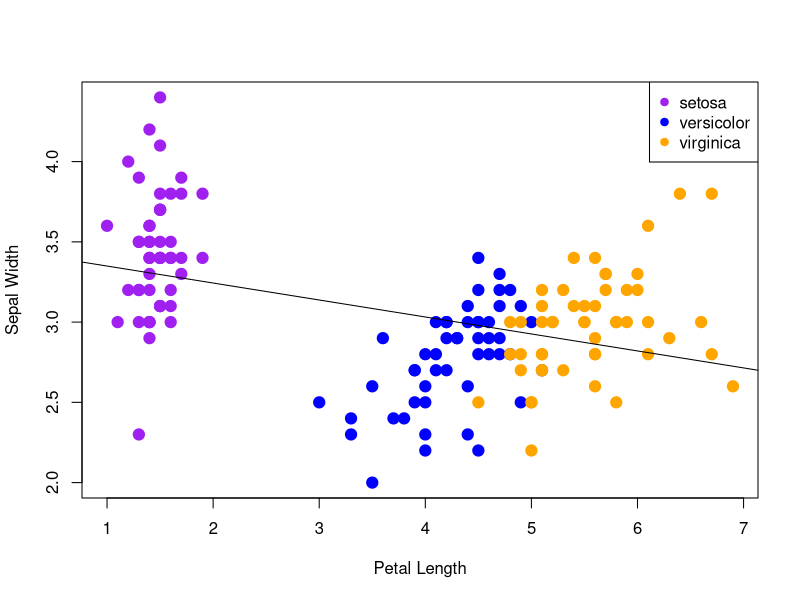
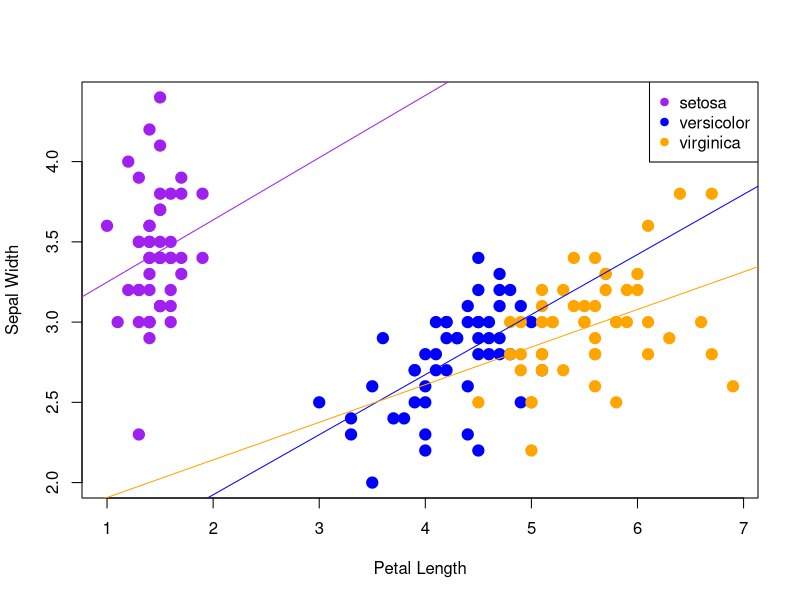

These figures' R source, in order: (Note: this script raises an error after producing the figures.)
##################################################
#         Gotta set up that WD (pc only)         #
##################################################

#setwd("C:/Users/hille/Documents/Rbootcamp_S2020/Iris-repo/")

##################################################
#                   Housekeeping                 #
##################################################

#This mixes the data and then assigns IRIS to read it in the mixed order 
#Then stores the mixed data as an object
oo <- sample(x=1:150, 150, replace=FALSE)
mix <- iris[oo,]

#Creates and stores "mix$" as seperate objects
species <- mix$Species
petalL <- mix$Petal.Length
petalW <- mix$Petal.Width
sepalL <- mix$Sepal.Length
sepalW <- mix$Sepal.Width


#This matches each species with their respective colors
species2 <- species
color2 <- rep("red", 150)
species2 == "setosa"
color2[species2 == "setosa"] <- "purple"
color2
color2[species2 == "versicolor"] <- "blue"
color2
color2[species2 == "virginica"] <- "orange"
color2

##################################################
#                2-D Scatter plots               #
##################################################

#Here are the setups for the linear regressions for each of the comparisons I have made
petalW.lm <- lm(petalW ~ petalL)
sepalL.lm <- lm(sepalL ~ petalL)
sepalW.lm <- lm(sepalW ~ petalL)

#This indexes the iris dataset by species and should make regression lines for each species
setosa <- mix[mix$Species == "setosa",]
setosa
setosaPLvsSW.lm <- lm(setosa$Sepal.Width ~ setosa$Petal.Length)
setosaPLvsSW.lm
b.setosa <- coef(setosaPLvsSW.lm)
int.setosa <- b.setosa[1]
slope.setosa <- b.setosa[2]
yhat.setosa <- slope.setosa*setosa$Petal.Length+int.setosa
yhat.setosa
error.setosa.sepalW <- setosa$Sepal.Width-yhat.setosa
error.setosa.sepalW

versicolor <- mix[mix$Species == "versicolor",]
versicolor
versicolorPLvsSW.lm <- lm(versicolor$Sepal.Width ~ versicolor$Petal.Length)
versicolorPLvsSW.lm
b.versicolor <- coef(versicolorPLvsSW.lm)
int.versicolor <- b.versicolor[1]
slope.versicolor <- b.versicolor[2]
yhat.versicolor <- slope.versicolor*versicolor$Petal.Length+int.versicolor
yhat.versicolor
error.versicolor.sepalW <- versicolor$Sepal.Width-yhat.versicolor
error.versicolor.sepalW

virginica <- mix[mix$Species == "virginica",]
virginica
virginicaPLvsSW.lm <- lm(virginica$Sepal.Width ~ virginica$Petal.Length)
virginicaPLvsSW.lm
b.virginica <- coef(virginicaPLvsSW.lm)
int.virginica <- b.virginica[1]
slope.virginica <- b.virginica[2]
yhat.virginica <- slope.virginica*virginica$Petal.Length+int.virginica
yhat.virginica
error.virginica.sepalW <- virginica$Sepal.Width-yhat.virginica
error.virginica.sepalW

#Here are the plots

#This is the plot with the regression line for ALL OF THE DATA
plot(petalL, sepalW, col=color2, cex=1.5, pch=19, xlab="Petal Length", ylab="Sepal Width")
abline(sepalW.lm, col="black")
legend('topright', legend = levels(species), col = c("purple", "blue", "orange"), cex = 1, pch = 19)

#This is the plot with a regression line for EACH SPECIES
plot(petalL, sepalW, col=color2, cex=1.5, pch=19, xlab="Petal Length", ylab="Sepal Width")
abline(setosaPLvsSW.lm, col="purple")
abline(versicolorPLvsSW.lm, col="blue")
abline(virginicaPLvsSW.lm, col="orange")
legend('topright', legend = levels(species), col = c("purple", "blue", "orange"), cex = 1, pch = 19)


##################################################
#    Generating RMakrdown on Ethan's Computer    #
##################################################

#This is needed to set up and use "RMarkdown"
require("rmarkdown")
#Sys.setenv(RSTUDIO_PANDOC="C:/Program Files/RStudio/bin/pandoc")
render("iris_markdown_EH.Rmd", "html_document")


##################################################
#             Below are extra notes              #
##################################################

#This works with the dataset in order
#species <- iris$Species
#color <- rep("red", 150)
#species == "setosa"
#color[species == "setosa"] <- "purple"
#color
#color[species == "versicolor"] <- "blue"
#color
#color[species == "virginica"] <- "green"
#color

#Here are some extra comparisons
#plot(petalL, petalW, cex=1.5, pch=19, col=color2, xlab = "Petal Length", ylab = "Petal Width")
#abline(petalW.lm, col="black")
#legend('bottomright', legend = levels(species), col = c("purple", "blue", "orange"), cex = 1, pch = 19)

#plot(petalL, sepalL, col=color2, cex=1.5, pch=19, xlab = "Petal Length", ylab = "Sepal Length")
#abline(sepalL.lm, col="black")
#legend('bottomright', legend = levels(species), col = c("purple", "blue", "orange"), cex = 1, pch = 19)

#plot(petalL, sepalW, col=color2, cex=1.5, pch=19, xlab="Petal Length", ylab="Sepal Width")
#abline(setosaPLvsSW.lm, col="purple")
#	points(setosa$Petal.Length, yhat.setosa, pch=5)
#	segments(setosa$Petal.Length, setosa$Sepal.Width, setosa$Petal.Length, yhat.setosa, names=error.setosa.sepalW)
#abline(versicolorPLvsSW.lm, col="blue")
#abline(virginicaPLvsSW.lm, col="orange")
#legend('topright', legend = levels(species), col = c("purple", "blue", "orange"), cex = 1, pch = 19)
